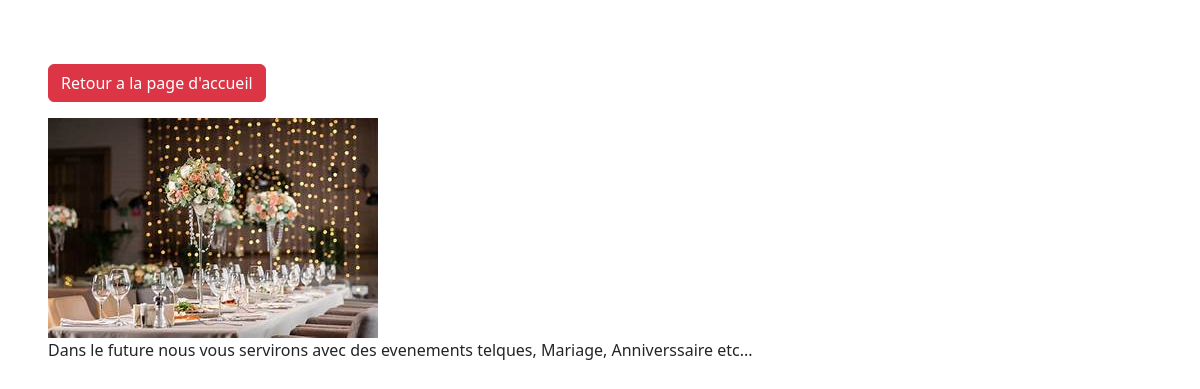
Screenshot of /photo/6/ with the database file from the repository.
### pictures/models.py (models this page shows, shortened)
class Photo(models.Model):
  categories = models.ForeignKey(Categories, on_delete=models.SET_NULL, null=True, blank=True) # this is to set the relationship
  image = models.ImageField(null=False, blank=False)
  desciption = models.TextField()

### pictures/views.py (the view)
# urls.py: path('photo/<str:pk>/', views.photo, name='photo'),
def photo(request, pk):
   photos = Photo.objects.get(id=pk)  # we use 'get' in case we wanna get y url
   context = {'photos':photos}
   return render(request, 'pictures/photo.html', context)

### pictures/templates/pictures/photo.html (shortened to what this page needs)
<!DOCTYPE html>
<html lang="en">
<head>
  <link href="https://cdn.jsdelivr.net/npm/bootstrap@5.3.3/dist/css/bootstrap.min.css" rel="stylesheet">
</head>
<body class="m-5">
  <div class="conteneur">
    <div class="row justify-content-center">
      <div class="col">
        <a class="btn btn-danger my-3" href="{% url 'galery' %}">Retour a la page d'accueil</a>
        <div style="height: 90vh;">
          <img  style="max-width: 100%; max-height: 100%;"    src="{{photos.image.url}}" alt="">
          <p>{{photos.desciption}}</p>
        </div>
      </div>
    </div>
  </div>
</body>
</html>

### rows the page displays
Photo: image (picture), desciption "Dans le future nous vous servirons avec des evenements telques, Mariage, Anniverssaire etc..."
